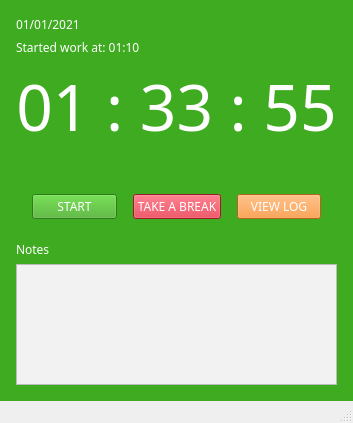
<?xml version="1.0" encoding="UTF-8"?>
<ui version="4.0">
 <class>MainWindow</class>
 <widget class="QMainWindow" name="MainWindow">
  <property name="geometry">
   <rect>
    <x>0</x>
    <y>0</y>
    <width>348</width>
    <height>423</height>
   </rect>
  </property>
  <property name="windowTitle">
   <string>MainWindow</string>
  </property>
  <property name="styleSheet">
   <string notr="true"/>
  </property>
  <widget class="QWidget" name="rootLayout">
   <property name="styleSheet">
    <string notr="true">background-color:#3FAB21</string>
   </property>
   <layout class="QGridLayout" name="gridLayout">
    <property name="leftMargin">
     <number>16</number>
    </property>
    <property name="topMargin">
     <number>16</number>
    </property>
    <property name="rightMargin">
     <number>16</number>
    </property>
    <property name="bottomMargin">
     <number>16</number>
    </property>
    <item row="5" column="0">
     <widget class="QTextEdit" name="etNotes">
      <property name="styleSheet">
       <string notr="true">background:#f2f2f2</string>
      </property>
     </widget>
    </item>
    <item row="1" column="0">
     <widget class="QLabel" name="lblStartedWorkAt">
      <property name="font">
       <font>
        <family>Rubik</family>
       </font>
      </property>
      <property name="styleSheet">
       <string notr="true">color:#fff</string>
      </property>
      <property name="text">
       <string>Started work at: 01:10</string>
      </property>
     </widget>
    </item>
    <item row="3" column="0">
     <layout class="QVBoxLayout" name="verticalLayout">
      <item>
       <layout class="QHBoxLayout" name="horizontalLayout_2">
        <property name="bottomMargin">
         <number>0</number>
        </property>
        <item>
         <widget class="QLabel" name="lblTimer">
          <property name="sizePolicy">
           <sizepolicy hsizetype="Expanding" vsizetype="Preferred">
            <horstretch>0</horstretch>
            <verstretch>0</verstretch>
           </sizepolicy>
          </property>
          <property name="font">
           <font>
            <family>Rubik</family>
            <pointsize>48</pointsize>
           </font>
          </property>
          <property name="styleSheet">
           <string notr="true">color:#fff</string>
          </property>
          <property name="text">
           <string>01 : 33 : 55</string>
          </property>
          <property name="alignment">
           <set>Qt::AlignCenter</set>
          </property>
         </widget>
        </item>
        <item>
         <layout class="QVBoxLayout" name="verticalLayout_2"/>
        </item>
       </layout>
      </item>
      <item>
       <layout class="QHBoxLayout" name="horizontalLayout_3">
        <property name="bottomMargin">
         <number>0</number>
        </property>
        <item>
         <widget class="QLabel" name="lblWorkedFor">
          <property name="font">
           <font>
            <family>Rubik</family>
           </font>
          </property>
          <property name="styleSheet">
           <string notr="true">color:#fff</string>
          </property>
          <property name="text">
           <string/>
          </property>
         </widget>
        </item>
        <item>
         <widget class="QLabel" name="lblBreakFor">
          <property name="font">
           <font>
            <family>Rubik</family>
           </font>
          </property>
          <property name="styleSheet">
           <string notr="true">color:#fff</string>
          </property>
          <property name="text">
           <string/>
          </property>
         </widget>
        </item>
       </layout>
      </item>
      <item>
       <layout class="QHBoxLayout" name="horizontalLayout">
        <property name="spacing">
         <number>16</number>
        </property>
        <property name="leftMargin">
         <number>16</number>
        </property>
        <property name="topMargin">
         <number>16</number>
        </property>
        <property name="rightMargin">
         <number>16</number>
        </property>
        <property name="bottomMargin">
         <number>16</number>
        </property>
        <item>
         <widget class="QPushButton" name="btnStart">
          <property name="sizePolicy">
           <sizepolicy hsizetype="Preferred" vsizetype="Fixed">
            <horstretch>0</horstretch>
            <verstretch>0</verstretch>
           </sizepolicy>
          </property>
          <property name="font">
           <font>
            <family>Rubik</family>
           </font>
          </property>
          <property name="styleSheet">
           <string notr="true">color:#fff</string>
          </property>
          <property name="text">
           <string>START</string>
          </property>
         </widget>
        </item>
        <item>
         <widget class="QPushButton" name="btnBreak">
          <property name="sizePolicy">
           <sizepolicy hsizetype="Preferred" vsizetype="Fixed">
            <horstretch>0</horstretch>
            <verstretch>0</verstretch>
           </sizepolicy>
          </property>
          <property name="font">
           <font>
            <family>Rubik</family>
           </font>
          </property>
          <property name="styleSheet">
           <string notr="true">color:#fff; background-color:#D72638;</string>
          </property>
          <property name="text">
           <string>TAKE A BREAK</string>
          </property>
         </widget>
        </item>
        <item>
         <widget class="QPushButton" name="btnLog">
          <property name="font">
           <font>
            <family>Rubik</family>
           </font>
          </property>
          <property name="styleSheet">
           <string notr="true">color:#fff; background-color:#FB8B24;</string>
          </property>
          <property name="text">
           <string>VIEW LOG</string>
          </property>
         </widget>
        </item>
       </layout>
      </item>
     </layout>
    </item>
    <item row="0" column="0">
     <widget class="QLabel" name="lblToday">
      <property name="font">
       <font>
        <family>Rubik</family>
       </font>
      </property>
      <property name="styleSheet">
       <string notr="true">color:#fff</string>
      </property>
      <property name="text">
       <string>01/01/2021</string>
      </property>
     </widget>
    </item>
    <item row="2" column="0">
     <spacer name="verticalSpacer">
      <property name="orientation">
       <enum>Qt::Vertical</enum>
      </property>
      <property name="sizeHint" stdset="0">
       <size>
        <width>20</width>
        <height>40</height>
       </size>
      </property>
     </spacer>
    </item>
    <item row="4" column="0">
     <widget class="QLabel" name="label">
      <property name="font">
       <font>
        <family>Rubik</family>
       </font>
      </property>
      <property name="styleSheet">
       <string notr="true">color:#fff</string>
      </property>
      <property name="text">
       <string>Notes</string>
      </property>
     </widget>
    </item>
   </layout>
  </widget>
  <widget class="QMenuBar" name="menubar">
   <property name="geometry">
    <rect>
     <x>0</x>
     <y>0</y>
     <width>348</width>
     <height>22</height>
    </rect>
   </property>
  </widget>
  <widget class="QStatusBar" name="statusbar"/>
 </widget>
 <resources/>
 <connections/>
</ui>
